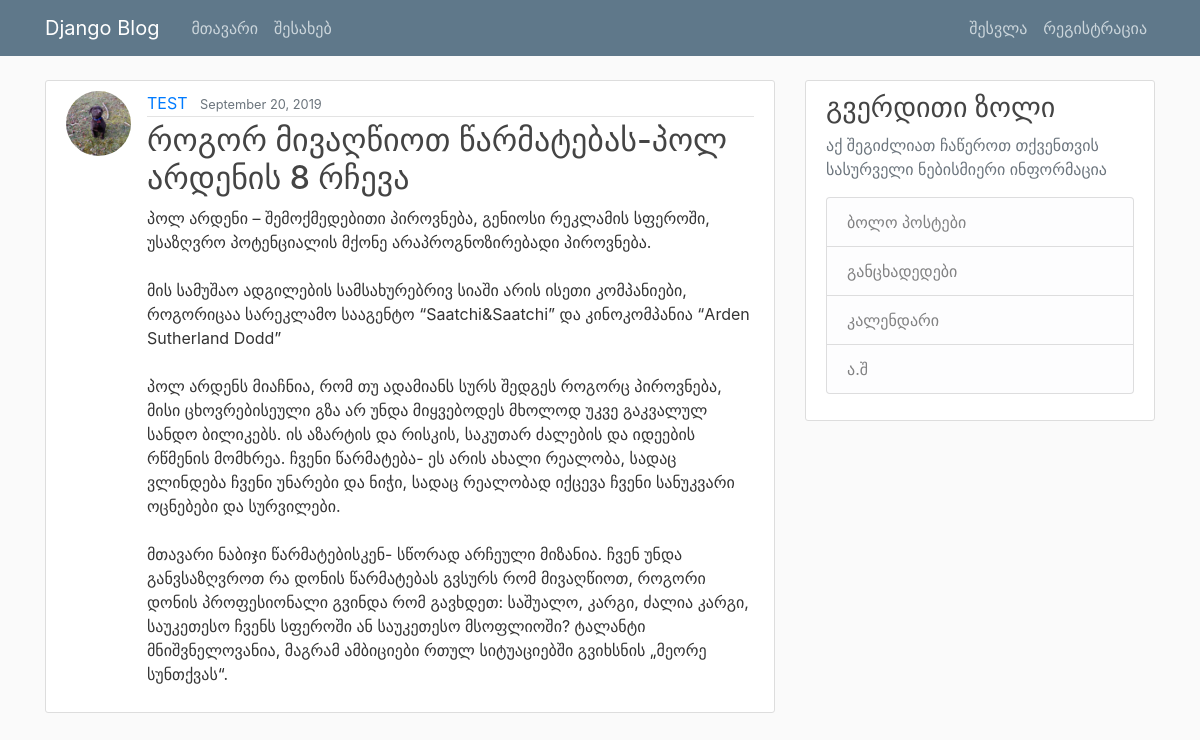
Screenshot of /post/32/ with the database file from the repository.
### blog/models.py (models this page shows, shortened)
class Post(models.Model):
    title = models.CharField(max_length=100)
    content = models.TextField()
    date_posted = models.DateTimeField(default=timezone.now)
    author = models.ForeignKey(User, on_delete=models.CASCADE)

### users/models.py (models this page shows, shortened)
class Profile(models.Model):
    user = models.OneToOneField(User, on_delete=models.CASCADE)
    image = models.ImageField(default='default.jpg', upload_to='profile_pics')

### blog/views.py (the view)
# urls.py: path('post/<int:pk>/', PostDetailView.as_view(), name='post-detail'),
class PostDetailView(DetailView):
    model = Post

### blog/templates/blog/post_detail.html (shortened to what this page needs)
{% extends "blog/base.html" %}
{% block content %}
  <article class="media content-section">
    <img class="rounded-circle article-img" src="{{ object.author.profile.image.url }}">
    <div class="media-body">
      <div class="article-metadata">
        <a class="mr-2" href="{% url 'user-posts' object.author.username %}">{{ object.author }}</a>
        <small class="text-muted">{{ object.date_posted|date:"F d, Y" }}</small>
      </div>
      <h2 class="article-title">{{ object.title }}</h2>
      <p class="article-content">{{ object.content }}</p>
    </div>
  </article>
{% endblock content %}

### blog/static/blog/main.css (style rules this page uses)
body { background: #fafafa; color: #333333; margin-top: 5rem; }
h1, h2, h3, h4, h5, h6 { color: #444444; }
.content-section { background: #ffffff; padding: 10px 20px; border: 1px solid #dddddd; border-radius: 3px; margin-bottom: 20px; }
.article-title { color: #444444; }
.article-content { white-space: pre-line; }
.article-img { height: 65px; width: 65px; margin-right: 16px; }
.article-metadata { padding-bottom: 1px; margin-bottom: 4px; border-bottom: 1px solid #e3e3e3 }

### rows the page displays
Post: author.profile.image (picture), author "TEST", date_posted "September 20, 2019", title "როგორ მივაღწიოთ წარმატებას-პოლ არდენის 8 რჩევა", content "პოლ არდენი – შემოქმედებითი პიროვნება, გენიოსი რეკლამის სფეროში, უსაზღვრო პოტენციალის მქონე არაპროგნოზირებადი პიროვნება. მის სამუშაო ადგილების სამსახურებრივ სიაში არის ისეთი კომპანიები, როგორიცაა სარეკლამო სააგენტო “Saatchi&Saatchi” და კინოკომპანია “Arden Sutherland Dodd” პოლ არდენს მიაჩნია, რომ თუ ადამიანს სურს შედგეს როგორც პიროვნება, მისი ცხოვრებისეული გზა არ უნდა მიყვებოდეს მხოლოდ უკვე გაკვალულ სანდო ბილიკებს. ის აზარტის და რისკის, საკუთარ ძალების და იდეების რწმენის მომხრეა. ჩვენი წარმატება- ეს არის ახალი რეალობა, სადაც ვლინდება ჩვენი უნარები და ნიჭი, სადაც რეალობად იქცევა ჩვენი სანუკვარი ოცნებები და სურვილები. მთავარი ნაბიჯი წარმატებისკენ- სწორად არჩეული მიზანია. ჩვენ უნდა განვსაზღვროთ…"
